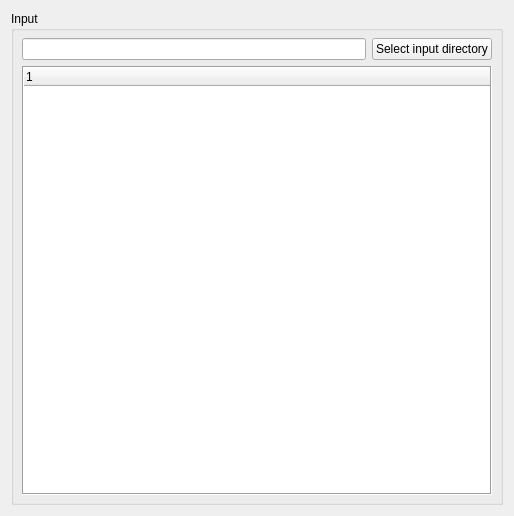
<?xml version="1.0" encoding="UTF-8"?>
<ui version="4.0">
 <class>Form</class>
 <widget class="QWidget" name="Form">
  <property name="geometry">
   <rect>
    <x>0</x>
    <y>0</y>
    <width>514</width>
    <height>516</height>
   </rect>
  </property>
  <property name="acceptDrops">
   <bool>true</bool>
  </property>
  <property name="windowTitle">
   <string>Form</string>
  </property>
  <layout class="QHBoxLayout" name="horizontalLayout">
   <item>
    <widget class="QGroupBox" name="groupBox">
     <property name="acceptDrops">
      <bool>true</bool>
     </property>
     <property name="title">
      <string>Input</string>
     </property>
     <layout class="QVBoxLayout" name="verticalLayout_6">
      <property name="leftMargin">
       <number>5</number>
      </property>
      <property name="topMargin">
       <number>5</number>
      </property>
      <property name="rightMargin">
       <number>5</number>
      </property>
      <property name="bottomMargin">
       <number>5</number>
      </property>
      <item>
       <layout class="QVBoxLayout" name="verticalLayout_3">
        <property name="leftMargin">
         <number>3</number>
        </property>
        <property name="topMargin">
         <number>2</number>
        </property>
        <property name="rightMargin">
         <number>3</number>
        </property>
        <property name="bottomMargin">
         <number>2</number>
        </property>
        <item>
         <layout class="QHBoxLayout" name="horizontalLayout_2">
          <item>
           <widget class="QLineEdit" name="lineEdit_input">
            <property name="sizePolicy">
             <sizepolicy hsizetype="Preferred" vsizetype="Fixed">
              <horstretch>0</horstretch>
              <verstretch>0</verstretch>
             </sizepolicy>
            </property>
            <property name="acceptDrops">
             <bool>false</bool>
            </property>
           </widget>
          </item>
          <item>
           <widget class="QPushButton" name="pushButton_input_dir">
            <property name="sizePolicy">
             <sizepolicy hsizetype="Fixed" vsizetype="Fixed">
              <horstretch>0</horstretch>
              <verstretch>0</verstretch>
             </sizepolicy>
            </property>
            <property name="minimumSize">
             <size>
              <width>120</width>
              <height>0</height>
             </size>
            </property>
            <property name="text">
             <string>Select input directory</string>
            </property>
           </widget>
          </item>
         </layout>
        </item>
        <item>
         <widget class="QTreeWidget" name="treeWidget_input">
          <property name="cursor" stdset="0">
           <cursorShape>ArrowCursor</cursorShape>
          </property>
          <property name="acceptDrops">
           <bool>true</bool>
          </property>
          <property name="frameShape">
           <enum>QFrame::Box</enum>
          </property>
          <property name="lineWidth">
           <number>1</number>
          </property>
          <property name="midLineWidth">
           <number>0</number>
          </property>
          <property name="dragDropMode">
           <enum>QAbstractItemView::NoDragDrop</enum>
          </property>
          <property name="defaultDropAction">
           <enum>Qt::IgnoreAction</enum>
          </property>
          <property name="alternatingRowColors">
           <bool>true</bool>
          </property>
          <property name="selectionMode">
           <enum>QAbstractItemView::NoSelection</enum>
          </property>
          <property name="textElideMode">
           <enum>Qt::ElideRight</enum>
          </property>
          <property name="indentation">
           <number>5</number>
          </property>
          <property name="uniformRowHeights">
           <bool>true</bool>
          </property>
          <property name="wordWrap">
           <bool>false</bool>
          </property>
          <property name="columnCount">
           <number>1</number>
          </property>
          <attribute name="headerVisible">
           <bool>true</bool>
          </attribute>
          <attribute name="headerCascadingSectionResizes">
           <bool>false</bool>
          </attribute>
          <attribute name="headerDefaultSectionSize">
           <number>125</number>
          </attribute>
          <column>
           <property name="text">
            <string notr="true">1</string>
           </property>
          </column>
         </widget>
        </item>
       </layout>
      </item>
     </layout>
    </widget>
   </item>
  </layout>
 </widget>
 <resources/>
 <connections/>
</ui>
